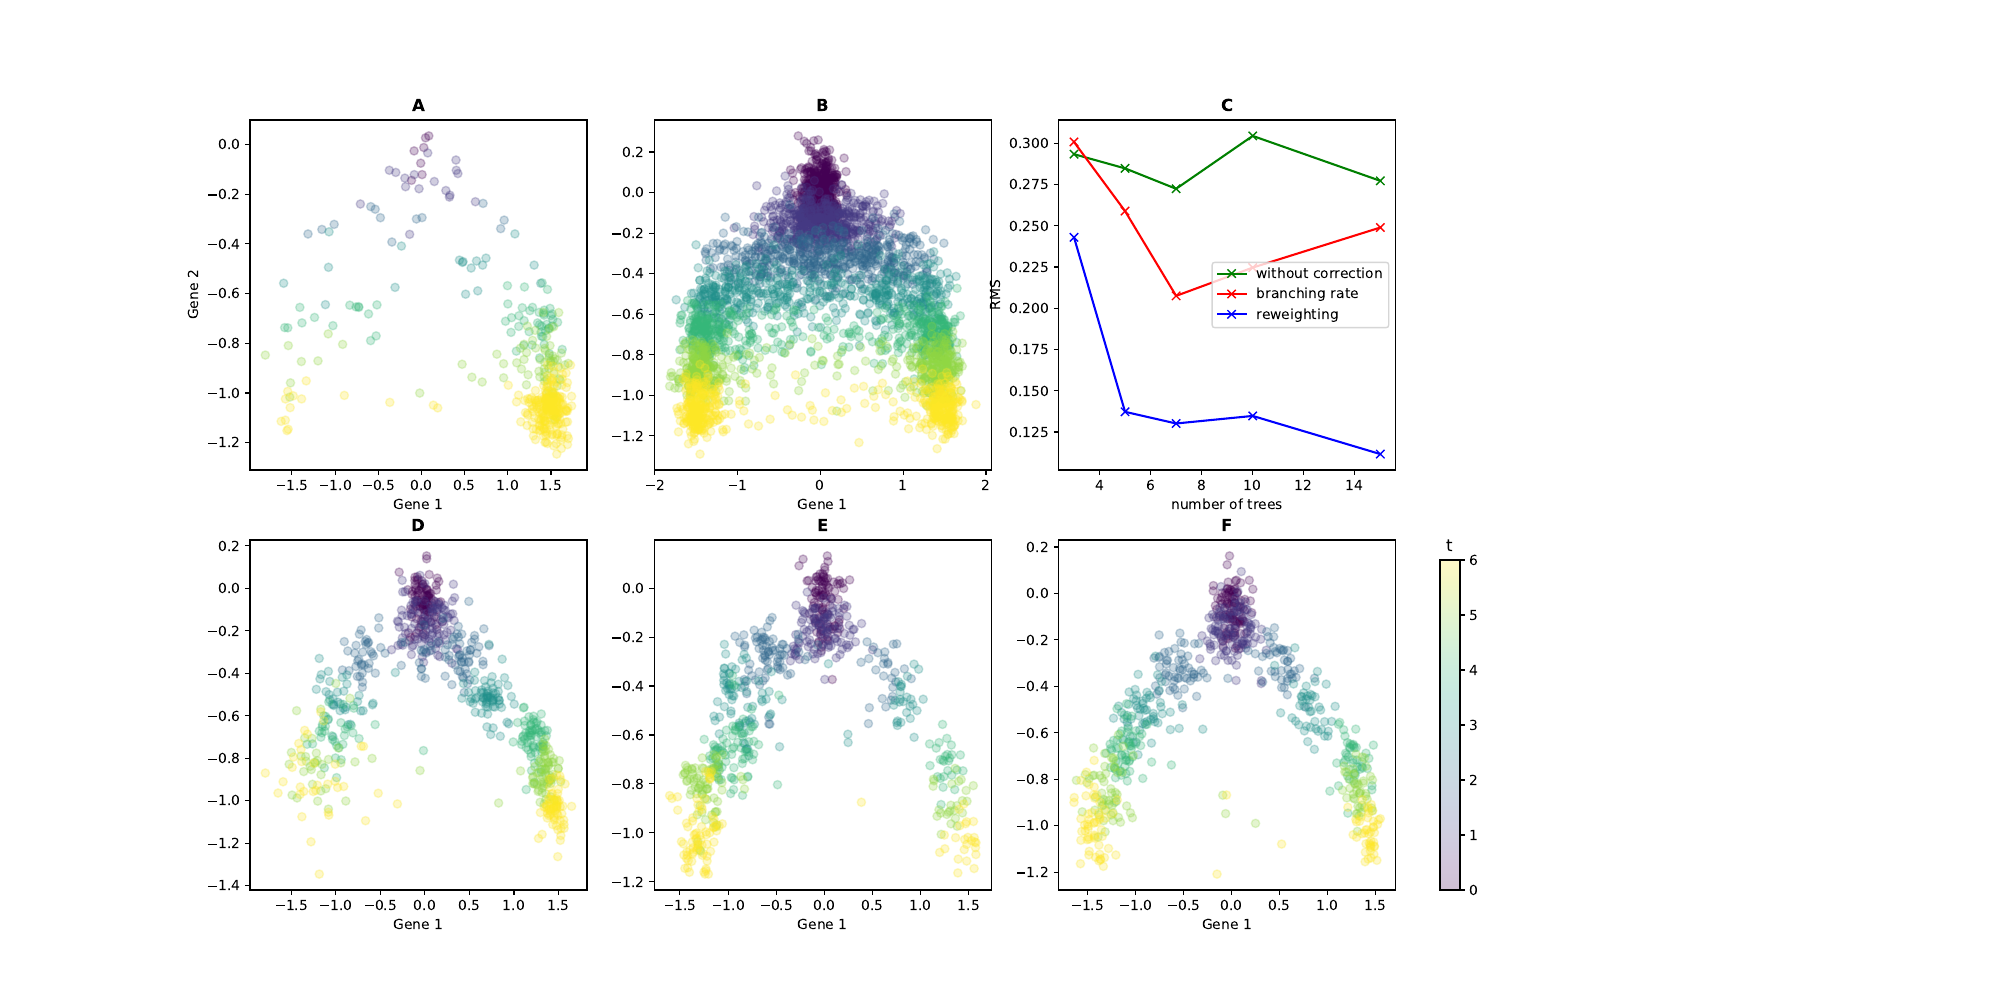

Recreate this plot in Python.
import os
num_threads = "8"
os.environ["OMP_NUM_THREADS"] = num_threads
os.environ["OPENBLAS_NUM_THREADS"] = num_threads
os.environ["MKL_NUM_THREADS"] = num_threads
os.environ["VECLIB_MAXIMUM_THREADS"] = num_threads
os.environ["NUMEXPR_NUM_THREADS"] = num_threads

import copy
import matplotlib.pyplot as plt
import numpy as np
import ot
import torch
import autograd.numpy as npa
import sys
import gwot
import importlib

import sys; sys.path += ['../']

import lineageot_files.simulation as sim
import lineageot_files.inference as sim_inf
import lineageot_files.new as sim_new
from lineageot_files.new import RMS
import gwot.bridgesampling as bs

import models_mfl as models

np.random.seed(2)

flow_type = 'MFL_2'

# Setting simulation parameters
timescale = 1
diffusion_constant, division_time_distribution = .15, "exponential"
device = torch.device("cpu") # torch.device("cuda:0" if torch.cuda.is_available() else "cpu")
torch.set_default_dtype(torch.float64)
torch.set_num_threads(8)

# Choosing which of the three dimensions to show in later plots
dimensions_to_plot = [0, 1]

N_list = np.array([3, 5, 7, 10, 15])
n_mean = [50, 40, 30, 20, 10]
factor_gt = 5 # factor providing the number of cells for the ground-truth
M = 100
n_iter = 500

x_init = np.array([0, 0, 0])
T = np.linspace(0.01, 1.1, 7)
number_cells = np.array([M for i in range(0, len(T))], dtype=int)
t_idx_mfl = np.zeros(np.sum(number_cells), dtype=int)
cnt_low, cnt_high = 0, 0
for i in range(0, len(T)):
    cnt_high += number_cells[i]
    t_idx_mfl[cnt_low:cnt_high] = i
    cnt_low = cnt_high


def simulate_groundtruth(N0, flow_type):
    non_constant_branching_rate = False
    mean_division_time = 1e6
    sim_params = sim.SimulationParameters(division_time_std = .01*timescale,
                                          flow_type = flow_type,
                                          mutation_rate = 1/timescale,
                                          mean_division_time = mean_division_time,
                                          timestep = 0.005*timescale,
                                          initial_distribution_std = 0.1,
                                          diffusion_constant = diffusion_constant,
                                          division_time_distribution = division_time_distribution,
                                          non_constant_branching_rate = non_constant_branching_rate
                                         )

    sample = []
    initial_cell = []
    for cnt, t in enumerate(T):
        tmp = []
        tmp_initial_cell = []
        for n in range(0, N0):
            tmp_initial_cell.append(sim.Cell(np.random.normal(x_init, sim_params.initial_distribution_std),
                                    np.zeros(sim_params.barcode_length)))
            tmp.append(sim.sample_descendants(tmp_initial_cell[n], t, t, sim_params))
        sample.append(tmp)
        initial_cell.append(tmp_initial_cell)
    # Extracting trees and barcode matrices
    true_trees = [[sim_inf.list_tree_to_digraph(sample[t][n]) for n in range(0, N0)] for t in range(0, len(T))]
    for cnt, t in enumerate(T):
        for n in range(N0):
            true_trees[cnt][n].nodes['root']['cell'] = initial_cell[cnt][n]

    # Computing the ground-truth coupling

    data_arrays = [[sim_inf.extract_data_arrays(true_trees[t][n]) for n in range(0, N0)] for t in range(0, len(T))]
    rna_arrays = []
    for t in range(0, len(T)):
        tmp_array = data_arrays[t][0][0]
        for n in range(1, N0):
            tmp_array = np.concatenate((tmp_array, data_arrays[t][n][0]), axis=0)
        rna_arrays.append(tmp_array)

    return sim_new.build_samples_real(rna_arrays)[0]


def MFL_branching(N0, flow_type):
    non_constant_branching_rate = True
    mean_division_time = .25
    sim_params = sim.SimulationParameters(division_time_std = .01*timescale,
                                          flow_type = flow_type,
                                          mutation_rate = 1/timescale,
                                          mean_division_time = mean_division_time,
                                          timestep = 0.005*timescale,
                                          initial_distribution_std = 0.1,
                                          diffusion_constant = diffusion_constant,
                                          division_time_distribution = division_time_distribution,
                                          non_constant_branching_rate = non_constant_branching_rate
                                         )


    sample = []
    initial_cell = []
    for cnt, t in enumerate(T):
        tmp = []
        tmp_initial_cell = []
        for n in range(0, N0):
            tmp_initial_cell.append(sim.Cell(np.random.normal(x_init, sim_params.initial_distribution_std),
                                    np.zeros(sim_params.barcode_length)))
            tmp.append(sim.sample_descendants(tmp_initial_cell[n], t, t, sim_params))
        sample.append(tmp)
        initial_cell.append(tmp_initial_cell)
    # Extracting trees and barcode matrices
    true_trees = [[sim_inf.list_tree_to_digraph(sample[t][n]) for n in range(0, N0)] for t in range(0, len(T))]
    for cnt, t in enumerate(T):
        for n in range(N0):
            true_trees[cnt][n].nodes['root']['cell'] = initial_cell[cnt][n]

    # Computing the ground-truth coupling

    data_arrays = [[sim_inf.extract_data_arrays(true_trees[t][n]) for n in range(0, N0)] for t in range(0, len(T))]
    rna_arrays = []
    for t in range(0, len(T)):
        tmp_array = data_arrays[t][0][0]
        for n in range(1, N0):
            tmp_array = np.concatenate((tmp_array, data_arrays[t][n][0]), axis=0)
        rna_arrays.append(tmp_array)

    samples_real, t_idx_real = sim_new.build_samples_real(rna_arrays)

    previous_rna_array = []
    for t in range(1, len(T)):
        tmp_array = sim_inf.extract_ancestor_data_arrays(true_trees[t][0], T[t-1], sim_params)[0]
        for n in range(1, N0):
            tmp_array = np.concatenate((tmp_array, sim_inf.extract_ancestor_data_arrays(true_trees[t][n], T[t-1], sim_params)[0]), axis=0)
        previous_rna_array.append(tmp_array)

    num_cells = [rna_arrays[t].shape[0] for t in range(0, len(T))]

    # Creating a copy of the true tree
    true_trees_annotated = [[copy.deepcopy(true_trees[t][n]) for n in range(0, N0)] for t in range(0, len(T))]
    for n in range(0, N0):
        for t in range(0, len(T)):
            sim_inf.add_node_times_from_division_times(true_trees_annotated[t][n])
            for tt in range(0, t):
                sim_inf.add_nodes_at_time(true_trees_annotated[t][n], T[tt])

    branching_rate_fn_true = lambda x : 1/sim.func_mean_division_time(x, sim_params)

    print(samples_real.shape, t_idx_real.shape)

    m_without_branchingrate = models.TrajLoss([torch.randn(number_cells[i], samples_real.shape[1])*0.1 for i in range(0, len(number_cells))],
                            [torch.full((num_cells[i], ), 1/num_cells[i], device = device) for i in range(0, len(number_cells))],
                            torch.tensor(samples_real, device = device),
                            torch.tensor(t_idx_real, device = device),
                            dt = (T[-1] - T[0])/len(T), tau = sim_params.diffusion_constant, sigma = None, M = number_cells,
                            lamda_reg = torch.tensor(.025*np.ones(len(T))), lamda_cst = 0, sigma_cst = float("Inf"),
                            branching_rate_fn = None,
                            sinkhorn_iters = 250, device = device, warm_start = True)

    models.optimize(m_without_branchingrate, n_iter = n_iter, eta_final = 0.1, tau_final = sim_params.diffusion_constant,
                                   sigma_final = 0.5, N = np.mean(number_cells), temp_init = 1.0, temp_ratio = 1.0,
                                   dim = samples_real.shape[1], tloss = m_without_branchingrate, print_interval = 50)

    m_with_branchingrate = models.TrajLoss([torch.randn(number_cells[i], samples_real.shape[1])*0.1 for i in range(0, len(number_cells))],
                            [torch.full((num_cells[i], ), 1/num_cells[i], device = device) for i in range(0, len(number_cells))],
                            torch.tensor(samples_real, device = device),
                            torch.tensor(t_idx_real, device = device),
                            dt = (T[-1] - T[0])/len(T), tau = sim_params.diffusion_constant, sigma = None, M = number_cells,
                            lamda_reg = torch.tensor(.025*np.ones(len(T))), lamda_cst = 0, sigma_cst = float("Inf"),
                            branching_rate_fn = branching_rate_fn_true,
                            sinkhorn_iters = 250, device = device, warm_start = True, lamda_unbal = None)

    models.optimize(m_with_branchingrate, n_iter = n_iter, eta_final = 0.1, tau_final = sim_params.diffusion_constant,
                                   sigma_final = 0.5, N = np.mean(number_cells), temp_init = 1.0, temp_ratio = 1.0,
                                   dim = samples_real.shape[1], tloss = m_with_branchingrate, print_interval = 50)


    weights_deconvoluted = sim_new.build_weights_deconvoluted(true_trees_annotated, N0)
    print('WEIGHT', [weights_deconvoluted[i].shape for i in range(0, len(number_cells))])

    m_with_treestructure = models.TrajLoss([torch.randn(number_cells[i], samples_real.shape[1])*0.1 for i in range(0, len(number_cells))],
                            [torch.tensor(weights_deconvoluted[i], device=device) for i in range(0, len(number_cells))],
                            torch.tensor(samples_real, device = device),
                            torch.tensor(t_idx_real, device = device),
                            dt = (T[-1] - T[0])/len(T), tau = sim_params.diffusion_constant, sigma = None, M = number_cells,
                            lamda_reg = torch.tensor(.025*np.ones(len(T))), lamda_cst = 0, sigma_cst = float("Inf"),
                            branching_rate_fn = None,
                            sinkhorn_iters = 250, device = device, warm_start = True)

    models.optimize(m_with_treestructure, n_iter = n_iter, eta_final = 0.1, tau_final = sim_params.diffusion_constant,
                                   sigma_final = 0.5, N = np.mean(number_cells), temp_init = 1.0, temp_ratio = 1.0,
                                   dim = samples_real.shape[1], tloss = m_with_treestructure, print_interval = 50)

    return samples_real, t_idx_real, m_without_branchingrate, m_with_branchingrate, m_with_treestructure

groundtruth = simulate_groundtruth(factor_gt * M, flow_type)

res = []
for cnt, n in enumerate(N_list):
    res.append(list())
    for i in range(0, n_mean[cnt]):
        res[cnt].append(MFL_branching(n, flow_type))

fig, ax = plt.subplots(2, 4, figsize=(20, 10))

res_rms_null = [[] for _ in range(len(N_list))]
res_rms_br = [[] for _ in range(len(N_list))]
res_rms_tr = [[] for _ in range(len(N_list))]

rownorm = lambda x: x/x.sum(1).reshape(-1, 1)

for cnt, m in enumerate(res):
    for i in range(0, n_mean[cnt]):
        res_rms_null[cnt].append(0)
        res_rms_tr[cnt].append(0)
        res_rms_br[cnt].append(0)

        a, b, m_null, m_branching, m_trees = m[i]
        # res_rms_null[cnt][i] += RMS(np.concatenate([m.detach().numpy()
        #                     for m in m_null.x], 0)[:, :2], groundtruth[:, :2])
        # res_rms_tr[cnt][i] += RMS(np.concatenate([m.detach().numpy()
        #                     for m in m_trees.x], 0)[:, :2], groundtruth[:, :2])
        # with torch.no_grad():
        #     paths = bs.sample_paths(None, N = M, coord = True, x_all = [mt.detach().numpy() for mt in m_branching.x],
        #                     get_gamma_fn = lambda j : rownorm(m_branching.loss_reg.ot_losses[j].coupling().cpu()),
        #                             num_couplings = len(T)-1)
        # res_rms_br[cnt][i] += RMS(np.concatenate([paths[:, time, :2]
        #                     for time in range(0, paths.shape[1])], 0)[:, :], groundtruth[:, :2])
        for t in range(len(T)):
            res_rms_null[cnt][i] += RMS(m_null.x[t].detach().numpy()[:, :2],
                                                        groundtruth[t*factor_gt*M:(t+1)*factor_gt*M, :2])/len(T)
            res_rms_tr[cnt][i] += RMS(m_trees.x[t].detach().numpy()[:, :2],
                                                        groundtruth[t*factor_gt*M:(t+1)*factor_gt*M, :2])/len(T)
            with torch.no_grad():
                paths = bs.sample_paths(None, N = M, coord = True, x_all = [mt.detach().numpy() for mt in m_branching.x],
                                get_gamma_fn = lambda j : rownorm(m_branching.loss_reg.ot_losses[j].coupling().cpu()),
                                        num_couplings = len(T)-1)
            res_rms_br[cnt][i] += RMS(paths[:, t, :2], groundtruth[t*factor_gt*M:(t+1)*factor_gt*M, :2])/len(T)

    res_rms_br[cnt][0] = np.median(res_rms_br[cnt])
    res_rms_tr[cnt][0] = np.median(res_rms_tr[cnt])
    res_rms_null[cnt][0] = np.median(res_rms_null[cnt])

p0, = ax[0, 2].plot(N_list, [res_rms_null[cnt][0] for cnt in range(len(N_list))], c='orange', linestyle='dashed', marker='x')
p0.set_label('without correction')
p1, = ax[0, 2].plot(N_list, [res_rms_br[cnt][0] for cnt in range(len(N_list))], c='blue', linestyle='dashdot', marker='x')
p1.set_label('branching rate')
p2, = ax[0, 2].plot(N_list, [res_rms_tr[cnt][0] for cnt in range(len(N_list))], c='green', marker='x')
p2.set_label('reweighting')
ax[0,2].set_title("C", weight='bold')
ax[0, 2].legend(loc='upper right', fontsize=12)
ax[0, 2].set_xlabel('number of trees', fontsize=12)
ax[0, 2].set_ylabel('RMS', fontsize=12)

samples_real, t_idx_real, m_null, m_branching, m_trees = res[int(min(2, len(N_list)-1))][8]

with torch.no_grad():
    paths = bs.sample_paths(None, N = M, coord = True, x_all = [mt.detach().numpy() for mt in m_branching.x],
                            get_gamma_fn = lambda i : rownorm(m_branching.loss_reg.ot_losses[i].coupling().cpu()),
                                    num_couplings = len(T)-1)
for time in range(0, paths.shape[1]):
    paths[:, time, :] += np.random.normal(0, diffusion_constant/len(T), (paths.shape[0], paths.shape[2])) # Add a small noise for visualization only
m_branching = np.concatenate([paths[:, m, :] for m in range(0, paths.shape[1])], 0)
m_trees = np.concatenate([m.detach().numpy() for m in m_trees.x], 0)
m_null = np.concatenate([m.detach().numpy() for m in m_null.x], 0)

with torch.no_grad():
    ax[0,0].scatter(samples_real[:, dimensions_to_plot[0]], samples_real[:, dimensions_to_plot[1]],
                c= t_idx_real, alpha = 0.5)
    ax[0,0].set_title("A", weight='bold')
    ax[0,0].set_xlabel('gene ' + str(dimensions_to_plot[0] + 1), fontsize=12)
    ax[0,0].set_ylabel('gene ' + str(dimensions_to_plot[1] + 1), fontsize=12)
    if flow_type == 'MFL_2':
        ax[0,0].set_xlim(-2, 2)
        ax[0,0].set_ylim(-1.25, .4)

    if flow_type == 'MFL_2':
        ax[1,0].set_xlim(-2, 2)
        ax[1,0].set_ylim(-1.25, .4)
    s = ax[1,0].scatter(m_null[:, dimensions_to_plot[0]],
                m_null[:, dimensions_to_plot[1]],
                c = t_idx_mfl, alpha = 0.5)
    ax[1,0].set_title("D", weight='bold')
    ax[1,0].set_xlabel('gene ' + str(dimensions_to_plot[0] + 1), fontsize=12)
    ax[1,0].set_ylabel('gene ' + str(dimensions_to_plot[1] + 1), fontsize=12)

    ax[1,1].scatter(m_branching[:, dimensions_to_plot[0]], m_branching[:, dimensions_to_plot[1]],
                c = t_idx_mfl, alpha = 0.5)
    ax[1,1].set_title("E", weight='bold')
    if flow_type == 'MFL_2':
        ax[1,1].set_xlim(-2, 2)
        ax[1,1].set_ylim(-1.25, .4)
    ax[1,1].set_xlabel('gene ' + str(dimensions_to_plot[0] + 1), fontsize=12)

    if flow_type == 'MFL_2':
        ax[1,2].set_xlim(-2, 2)
        ax[1,2].set_ylim(-1.25, .4)
    s = ax[1,2].scatter(m_trees[:, dimensions_to_plot[0]],
                m_trees[:, dimensions_to_plot[1]],
                c = t_idx_mfl, alpha = 0.5)
    ax[1,2].set_title("F", weight='bold')
    ax[1,2].set_xlabel('gene ' + str(dimensions_to_plot[0] + 1), fontsize=12)

    if flow_type == 'MFL_2':
        ax[0,1].set_xlim(-2, 2)
        ax[0,1].set_ylim(-1.25, .4)
    ax[0,1].scatter(groundtruth[:, dimensions_to_plot[0]],
                groundtruth[:, dimensions_to_plot[1]],
                c = np.kron(np.arange(len(T)), np.ones(factor_gt*M)), alpha = 0.5)
    ax[0,1].set_title("B", weight='bold')
    ax[0,1].set_xlabel('gene ' + str(dimensions_to_plot[0] + 1), fontsize=12)

    ax[1,3].axis('off')
    cax = plt.axes([0.71, .11, 0.008, 0.33])
    cbar = fig.colorbar(s, ax=ax[1,3], cax=cax)
    cbar.ax.set_title('time', fontsize=12)
    ax[0,3].axis('off')

plt.savefig("Figures/Figure3.pdf".format(flow_type), dpi=150)
plt.close()
